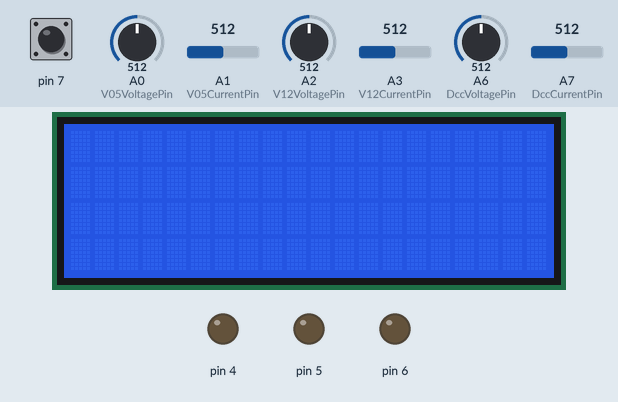
The sketch below on a simulated Arduino Nano, built with avr-gcc and run on an emulated ATmega328P. Shown: 20×4 character LCD, output pins drawn as LEDs (lit = HIGH). Inputs (shaded band) come from the test bench; at power-on: A1 (V05CurrentPin) = 512, A3 (V12CurrentPin) = 512, A7 (DccCurrentPin) = 512, pin 7 HIGH, A0 (V05VoltagePin) = 512, A2 (V12VoltagePin) = 512, A6 (DccVoltagePin) = 512. What the sketch prints to the serial monitor is not drawn.

Above: at 1.2 s.
1.3 s: A1 (V05CurrentPin) set to 600
3.2 s: A1 (V05CurrentPin) set to 625
At 4.4 s:
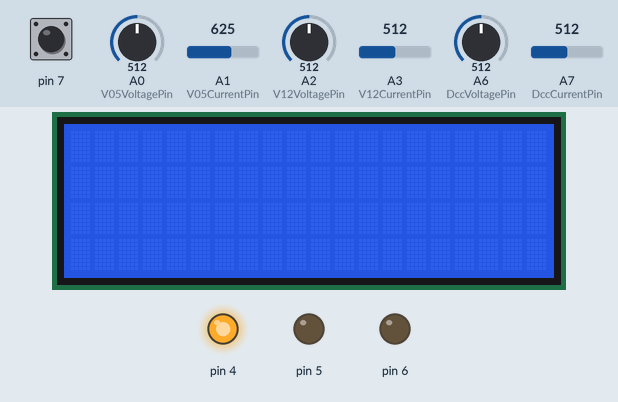
4.9 s: A3 (V12CurrentPin) set to 594
6.4 s: A3 (V12CurrentPin) set to 622
At 7.4 s:
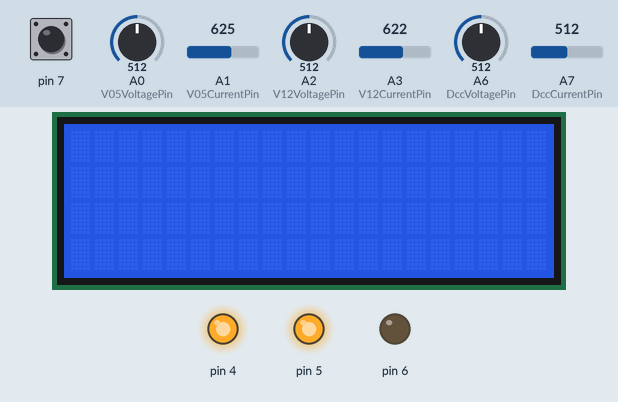
8.0 s: A7 (DccCurrentPin) set to 601
11.0 s: A7 (DccCurrentPin) set to 621
At 12.4 s:
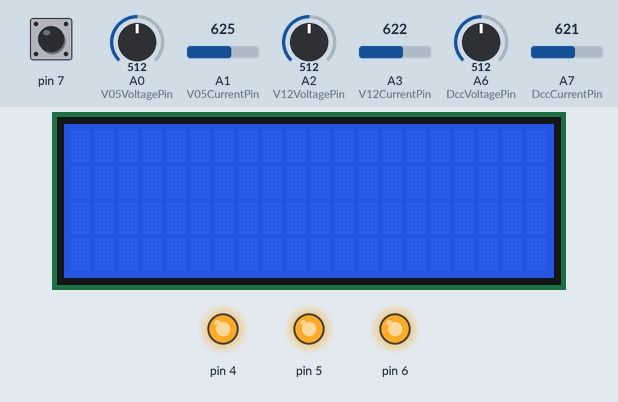
Timing chart, 0 to 13.5 s (numbered marks = the images above; inputs shaded):
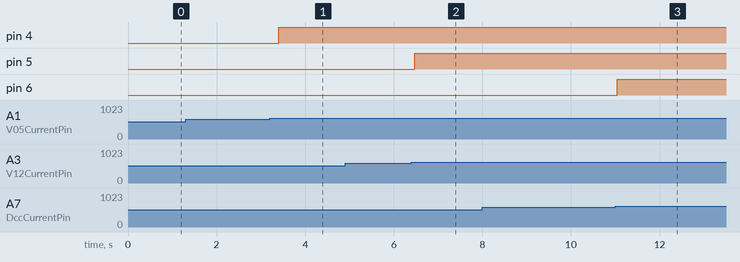

Measured:
- the behaviour switches between 608 and 609 on A1 (V05CurrentPin) (found by bisection; images 0 and 1)
- the behaviour switches between 608 and 609 on A3 (V12CurrentPin) (found by bisection; images 1 and 2)
- the behaviour switches between 608 and 609 on A7 (DccCurrentPin) (found by bisection; images 2 and 3)
- after the input at 1.3 s, every drawn part: stays the same
- after the input at 3.2 s, pin 4: LOW → HIGH after 0.20 s
- after the input at 4.9 s, every drawn part: stays the same
- after the input at 6.4 s, pin 5: LOW → HIGH after 0.08 s
- after the input at 8.0 s, every drawn part: stays the same
- after the input at 11.0 s, pin 6: LOW → HIGH after 0.05 s

The sketch:

GAW_Measure.ino
```cpp
/* ------------------------------------------------------------------------- *
 * Name   : GAW-measure
 * Author : Gerard Wassink
 * Date   : February 2025
 * Purpose: Monitor Voltage and current for two power supplies (5V and 12V)
 *          and monitor current for a DCC track supply (Roco Z21)
 * Versions:
 *   0.1  : Initial code base
 *   0.2  : Code cleanup and comments
 *   0.3  : Code improvements
 *   0.4  : calibration completed
 *   1.0  : Code cleanup and comments
 *          First release
 *
 *   1.1  : Minor most textual improvements
 *   1.2  : Solved different readings when connected or not connected to USB
 *            by connecting the separate Arduino power supply to the 5V pin
 *            Carefull, this may absolutely not be much more than 5 volts!
 *   1.3  : Changed README file
 *   1.4  : Switched to one display 20x4 instead of 3 displays 16x2
 *          Built in over-current detection, signal thru LEDs, reset button
 *          Second release
 *
 *   1.5  : Added DCC voltage
 *   2.0  : Added schematics and PCB design
 *          Release 2.0
 *
 *   2.1  : Corrected upper current limit to 2.5 A
 *   2.2  : Corrected for positive AND negative current limits
 *
 *------------------------------------------------------------------------- */
#define progVersion "2.2"              // Program version definition
/* ------------------------------------------------------------------------- *
 *             GNU LICENSE CONDITIONS
 * ------------------------------------------------------------------------- *
 * This program is free software; you can redistribute it and/or modify
 * it under the terms of the GNU General Public License as published by
 * the Free Software Foundation; either version 2 of the License, or
 * (at your option) any later version.
 *
 * This program is distributed in the hope that it will be useful,
 * but WITHOUT ANY WARRANTY; without even the implied warranty of
 * MERCHANTABILITY or FITNESS FOR A PARTICULAR PURPOSE.  See the
 * GNU General Public License for more details.
 *
 * You should have received a copy of the GNU General Public License along
 * with this program; if not, write to the Free Software Foundation, Inc.,
 * 51 Franklin Street, Fifth Floor, Boston, MA 02110-1301 USA.
 *
 * ------------------------------------------------------------------------- *
 *       Copyright (C) May 2024 Gerard Wassink
 * ------------------------------------------------------------------------- */


/* ------------------------------------------------------------------------- *
 *                                                        DEBUGGING ON / OFF
 * Compiler directives to switch debugging on / off
 * Do not enable DEBUG when not needed, Serial coms takes space and time!
 * ------------------------------------------------------------------------- */
#define DEBUG 1

#if DEBUG == 1
  #define debugstart(x) Serial.begin(x)
  #define debug(x) Serial.print(x)
  #define debugln(x) Serial.println(x)
#else
  #define debugstart(x)
  #define debug(x)
  #define debugln(x)
#endif


/* ------------------------------------------------------------------------- *
 *                                             Include headers for libraries
 * ------------------------------------------------------------------------- */
#include <Wire.h>                           // I2C comms library
#include <LiquidCrystal_I2C.h>              // LCD library


/* ------------------------------------------------------------------------- *
 *                                             Pin definitions for measuring
 * ------------------------------------------------------------------------- */
#define V05VoltagePin A0                    // for 5 Volt power supply
#define V05CurrentPin A1

#define V12VoltagePin A2                    // for 12 Volt power supply
#define V12CurrentPin A3

#define DccVoltagePin A6                    // for DCC Volt power supply
#define DccCurrentPin A7


/* ------------------------------------------------------------------------- *
 *                                          Create object for the LCD screen
 * ------------------------------------------------------------------------- */
LiquidCrystal_I2C display1(0x24, 20, 4);    // Initialize display1 object


/* ------------------------------------------------------------------------- *
 *                                  Constants and variables for measurements
 * ------------------------------------------------------------------------- */
const int count = 5;                        // how many samples to average
int       sum = 0;                          // variable holds sum
const int sensitivity = 185;                // for 5A current sensors
int       rawValue = 0;                     // Value read from Analog pins
float     Voltage  = 0;                     // used to calculate
float     milliVolts  = 0;                  // used to calculate
float     Current  = 0;                     // used to calculate

float     upperCurrentLimit = 2.5;          // Upper allowable current

/* ------------------------------------------------------------------------- *
 *                                          Variables for over-current alarm
 * ------------------------------------------------------------------------- */
bool alarm = false;


/* ------------------------------------------------------------------------- *
 *           Measured voltages for Arduino supply, 5V and 12V power supplies
 * ------------------------------------------------------------------------- */
float myArduinoVoltage = 4910.0;            // Voltage from Arduino pwr supply
                                            //   in milliVolts
float myVoltage_05V = 5.25;                 // measured voltage from 5V supply
float myVoltage_12V = 12.33;                // measured voltage from 12V supply
float myVoltage_DCC = 17.60;                // measured voltage from DCC supply
                                            //   after diode and capacitor


/* ------------------------------------------------------------------------- *
 *                                      Experimentally established ACSoffset
 * ------------------------------------------------------------------------- */
float ACSoffset = 2460;                     // Expermimentally established
                                            //   offset for current sensors


/* ------------------------------------------------------------------------- *
 *                                       Buffers to build values for display
 * ------------------------------------------------------------------------- */
char strBuf1[20];                           // stringbuffers to build up
char strBuf2[20];                           // numbers for display


/* ------------------------------------------------------------------------- *
 *                                          Initialization routine - setup()
 * ------------------------------------------------------------------------- */
void setup() {
  debugstart(115000);   // make debug output fast

  Wire.begin();         // Start I2C

                        // Initialize display backlight on by default
  display1.init(); display1.backlight();

                        // Initial text on display
  LCD_display(display1, 0, 0, F("==GAW Monitor v   =="));
  LCD_display(display1, 0,15, String(progVersion));

  pinMode(PD4, OUTPUT);
  pinMode(PD5, OUTPUT);
  pinMode(PD6, OUTPUT);

  pinMode(PD7, INPUT_PULLUP);

}


/* ------------------------------------------------------------------------- *
 *                                                   Repeating loop - loop()
 * ------------------------------------------------------------------------- */
void loop() {

  monitor5V();

  monitor12V();

  monitorDCC();

  debugln(" ");                             // When debugging, 'print' newline

  checkReset();                             // reset button pushed?

  delay(333);                               // Monitor every 333 milliseconds
}


/* ------------------------------------------------------------------------- *
 *       Monitor the 5V power supply                             monitor5V()
 * ------------------------------------------------------------------------- */
void monitor5V() {

  debug(" --5V-- ");

  getRawValue(V05VoltagePin);

  Voltage = rawValue * myVoltage_05V / 1023;
  dtostrf( Voltage, 6, 2, strBuf1);

  #if DEBUG == 1
    show_V_Values();
  #endif

  getRawValue(V05CurrentPin);

  milliVolts = (rawValue / 1023.0) * myArduinoVoltage;
  Current = ( ( milliVolts - ACSoffset )  / (sensitivity) );
  dtostrf( Current, 6, 2, strBuf2);

  watchDog(Current, 5);

  #if DEBUG == 1
    show_A_Values();
  #endif

  LCD_display(display1, 3, 0,  "05V" );
  LCD_display(display1, 3, 3,  strBuf1 );
  LCD_display(display1, 3, 9,  "V" );
  LCD_display(display1, 3,13,  strBuf2 );
  LCD_display(display1, 3,19,  "A" );
}


/* ------------------------------------------------------------------------- *
 *       Monitor the 12V power supply                           monitor12V()
 * ------------------------------------------------------------------------- */
void monitor12V() {

  debug(" --12V-- ");

  getRawValue(V12VoltagePin);

  Voltage = rawValue * myVoltage_12V / 1023; // 427.3 found experimentally
  dtostrf( Voltage, 6, 2, strBuf1);           //  to obtain proper value

  #if DEBUG == 1
    show_V_Values();
  #endif

  getRawValue(V12CurrentPin);

  milliVolts = (rawValue / 1023.0) * myArduinoVoltage;   // yields milliVolts
  Current = ( ( milliVolts - ACSoffset )  / sensitivity );
  dtostrf( Current, 6, 2, strBuf2);

  watchDog(Current, 12);

  #if DEBUG == 1
    show_A_Values();
  #endif

  LCD_display(display1, 2, 0,  "12V" );
  LCD_display(display1, 2, 3,  strBuf1 );
  LCD_display(display1, 2, 9,  "V" );
  LCD_display(display1, 2,13,  strBuf2 );
  LCD_display(display1, 2,19,  "A" );
}


/* ------------------------------------------------------------------------- *
 *       Monitor the DCC power supply                           monitorDCC()
 * ------------------------------------------------------------------------- */
void monitorDCC() {

  debug(" --DCC-- ");

  getRawValue(DccVoltagePin);

  Voltage = 0.4 + myVoltage_DCC * rawValue / 1023;  // 17.60 found experimentally
                                                    //   +0.4 for diode drop
  dtostrf( Voltage, 6, 2, strBuf1);           //  to obtain proper value

  #if DEBUG == 1
    show_V_Values();
  #endif

  getRawValue(DccCurrentPin);

  milliVolts = (rawValue / 1023.0) * myArduinoVoltage;   // yields milliVolts
  Current = ( ( milliVolts - ACSoffset )  / sensitivity );
  dtostrf( Current, 6, 2, strBuf2);

  watchDog(Current, 18);

  #if DEBUG == 1
    show_A_Values();
  #endif

  LCD_display(display1, 1, 0,  "DCC         " );
  LCD_display(display1, 1, 3,  strBuf1 );
  LCD_display(display1, 1, 9,  "V" );
  LCD_display(display1, 1,13,  strBuf2 );
  LCD_display(display1, 1,19,  "A" );
}


/* ------------------------------------------------------------------------- *
 *            repeating code te get rawValue from analog pin - getRawValue()
 * ------------------------------------------------------------------------- */
void getRawValue(int pin) {
  sum = 0;                  // Calculate average over 'count' measurements
  for (int i=0; i<count; i++) {
    sum += analogRead(pin);       // pin for DCC current
  }
  rawValue = sum / count;                   // Calc average
}


/* ------------------------------------------------------------------------- *
 *                  Show Voltage values after measurements - show_V_Values()
 * ------------------------------------------------------------------------- */
void show_V_Values() {
  debug("raw = ");
  debug( rawValue );
  debug(" ");
  debug("Volt = ");
  debug(Voltage);
  debug(" ");
  debug(" - ");
}


/* ------------------------------------------------------------------------- *
 *                  Show Current values after measurements - show_A_Values()
 * ------------------------------------------------------------------------- */
void show_A_Values() {
  debug("raw = ");
  debug( rawValue );
  debug(" ");
  debug("mVolt = ");
  debug(Voltage);
  debug(" ");
  debug("Current = ");
  debug(Current);
  debug(" - ");
}


/* ------------------------------------------------------------------------- *
 *       LED on when over-current                                 watchDog()
 * ------------------------------------------------------------------------- */
void watchDog(float Cur, int Volt) {
                        // Current highr than treshold, switch LED on
  if ( (Cur >= upperCurrentLimit) || (Cur <= (-1.0 * upperCurrentLimit)) ) {
    alarm = true;
    switch (Volt) {
      case 5:
        digitalWrite(PD4, HIGH);
        break;
      case 12:
        digitalWrite(PD5, HIGH);
        break;
      case 18:
        digitalWrite(PD6, HIGH);
        break;
      default:
        break;
    }
                        // Indicated over-current
    LCD_display(display1, 0, 0, F("== OVER-CURRENT!! =="));
  }
}


/* ------------------------------------------------------------------------- *
 *       Reset button pressed? Alarm LEDs off                     watchDog()
 * ------------------------------------------------------------------------- */
void checkReset() {
  int res = digitalRead(PD7);
  if (res == 0) {
      digitalWrite(PD4, LOW);
      digitalWrite(PD5, LOW);
      digitalWrite(PD6, LOW);

      alarm = false;
                         // Restore Initial text on display
      LCD_display(display1, 0, 0, F("==GAW Monitor v   =="));
      LCD_display(display1, 0,15, String(progVersion));

  }
}


/* ------------------------------------------------------------------------- *
 *       Routine to display stuff on the display of choice     LCD_display()
 * ------------------------------------------------------------------------- */
void LCD_display(LiquidCrystal_I2C screen, int row, int col, String text) {
  screen.setCursor(col, row);
  screen.print(text);
}
```
